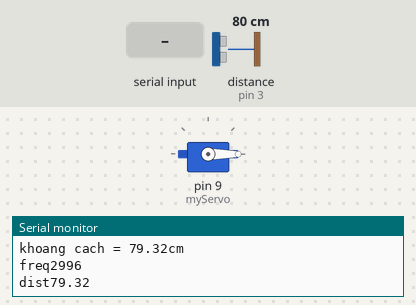
A sketch run on a simulated Arduino Uno, built with avr-gcc and run on an emulated ATmega328P. Parts: servo, the last lines printed to the serial monitor. Wiring (inferred from the names in the program): ultrasonic range finder: trigger pin 5; echo pin 3. Inputs (shaded band) come from the test bench; at power-on: distance to the obstacle (sensor on pin 3) 80 cm. The echo pulse lasts 58.3 µs per cm.

Above: at 1.2 s.
1.3 s: "servo90\n" received over Serial
At 2.4 s:
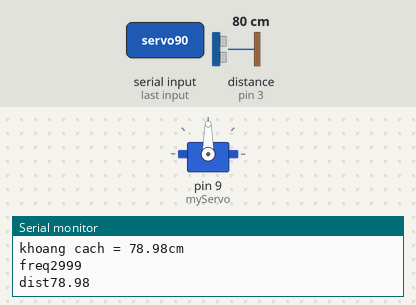
Timing chart, 0 to 4.3 s (numbered marks = the images above; inputs shaded):
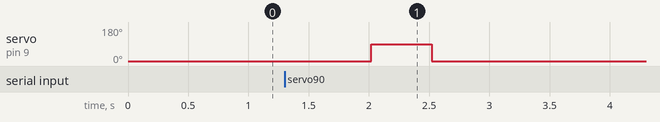

The sketch:

ARDUINO.ino
```cpp
#include <Servo.h>

Servo myServo;
const int trigPin = 5;
const int echoPin = 3;

// Biến cho sóng sin và giá trị tần số
float sinVal;
int toneVal;

// Biến để lưu thời gian phản hồi và khoảng cách
long duration;
float distance;

void setup() {
  Serial.begin(115200);  // UART Start
  myServo.attach(9);
  myServo.write(0);
  // Đặt chế độ đầu ra và đầu vào cho các chân kết nối
  pinMode(trigPin, OUTPUT);
  pinMode(echoPin, INPUT);
}

void loop() {
  // Gửi xung siêu âm
  digitalWrite(trigPin, LOW);
  delayMicroseconds(2);
  digitalWrite(trigPin, HIGH);
  delayMicroseconds(10);
  digitalWrite(trigPin, LOW);

  // Đọc thời gian phản hồi để tính toán khoảng cách
  duration = pulseIn(echoPin, HIGH);
  distance = duration * 0.034 / 2.0;

   // In ra giá trị khoảng cách trên Serial Monitor
  Serial.print("khoang cach = ");
  Serial.print(distance);
  Serial.print("cm\n");

  // Tính toán giá trị tần số và gửi nó qua Serial
  sinVal = sin(distance * 0.1); // Thay đổi hệ số để điều chỉnh giá trị tần số
  toneVal = 2000 + (int(sinVal * 1000));
  Serial.println("freq" + String(toneVal));

  // Gửi giá trị khoảng cách qua Serial
  Serial.println("dist" + String(distance));

  // Đọc giá trị từ Serial để kiểm soát động cơ servo
  while (Serial.available()) {
    String command = Serial.readStringUntil('\n');

    if (command.startsWith("servo")) {
      // Lấy giá trị góc từ lệnh, ví dụ: "servo90"
      int angle = command.substring(5).toInt();

      // Giới hạn giá trị góc trong khoảng 0 đến 180 độ
      angle = constrain(angle, 0, 180);

      // Di chuyển servo đến góc tương ứng
      myServo.write(angle);
      delay(500);
      myServo.write(0);
      delay(500);

      Serial.println("Moved servo to angle: " + String(angle));
    }
  }

  delay(1000); // Đợi một chút trước khi lặp lại
}
```

Measured:
- after the input at 1.3 s, servo on pin 9 (myServo): 0° → 90° after 0.72 s, → 0° 0.50 s later
